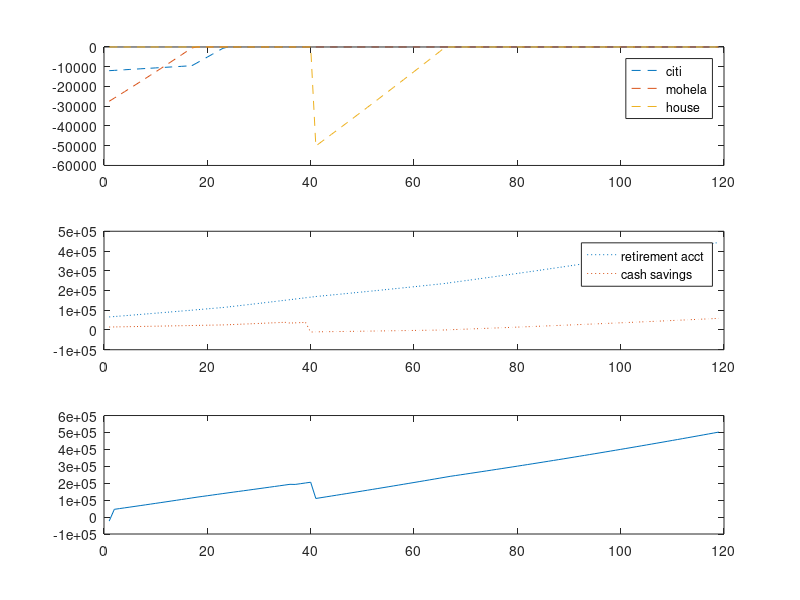

This chart was generated by the following MATLAB code:
clear all

%
% upcoming work: 
% 0. support arbitrary # of loans/assets [XX]
% 1. functionalize/OO the code to clean it up!
% 2. calculate debt payoff timeline
% 3. support adding loans or assets and spending savings @ user-defined
%   time points (e.g. house purchase or inheritance) [XX]
% 4. support payment inflation (due to salary raises)
% 5. support tax-deferred assets, salary tax estimates
% 6. build a gui
%


%% Define your Situation

% FIRE target value:
stopval = 500000;

n = 12; % 12 months in a year... assume all debts are compounded monthly for simplicity
horizon = 6; % maximum number of years you want to pay off any loan


% tables of all assets and liabilities
%
%                FORMAT
% [[    amount1, rate1, startperiod1   ]
%       amount2, rate2, startperiod2   ]
%       ...    , ...  , ...            ]]
%
liab = [-12000, 0.025, 0; -27496, 0.0655, 0; -50000, 0.03, 40];% -1725, 0.08;-5274,0.0655];
liabname = {'citi';'mohela';'house'};
asset = [66000,0.05,0;15000,.0085,0];% [66000,0.06;15000,0.0085];
assetname = {'retirement acct';'cash savings'};

% define any withdrawals or additions to assets in future time periods
%               FORMAT
% [[    amount, asset#, timeperiod    ]]
% 
% where asset# is the asset that will be liquidated to pay it down

withdraws = [-50000, 2, 40;-5000, 2, 36];
% currently allows you to withdraw more than the account value...

% Your cashflow and spending allocation
%       make these time vectors that can be edited by the GUI
%       will require re-evaluating them every time period
cashflow = 4900; % monthly payment you wish to make
invpay = [1800,400]; % set a monthly amount if you want to invest right away instead
            % of placing 100% of available 'payment' into debts.
            % if 0, the program assumes all extra payment goes to debt
            % repayment first.
invdist = [0.55,0.45];

% sanity checks on user input values
if sum(invdist)~=1
    error('investment distribution must = 100%')
end
if length(invpay)~=length(asset(:,1))
    error('must specify a payment amount for each asset')
end

% infinite loop check - is your min payment enough to EVER pay it off?
for i=1:1:length(liab(:,1))
minpay(i) = (-liab(i,1)*(liab(i,2)/n))/(1-(1+liab(i,2)/n)^(-n*horizon));
end
minpaytot = sum(minpay(:));

while cashflow-sum(invpay) < minpaytot
    cashflow = input(['Your cashflow is too small! Increase it to at least ' num2str(ceil(minpaytot)+invpay) ': ']);
end

% allocate the extra money to the right loan
%   right now, assumes "avalanche" paydown method
%   can add functionality for user-input order or snowball if desired
[rates,payorder] = sort(liab(:,2),'descend');

% Initialize while loop
period = 0; % initial time period (month)

% define the current liabilities and assets in the start period and in any
% future periods
for i=1:1:length(liab(:,1,1))
    curliab(i, liab(i,3)+1) = liab(i,1);
end

for i=1:1:length(asset(:,1,1))
    curasset(i,asset(i,3)+1) = asset(i,1);
end

% define your starting networth
networth = sum(curliab(:))+curasset(:);

t=1; % # of periods per cycle of while loop. leave as 1.

% This is the main time-iterating loop
while networth(period+1) < stopval
    
    %% Check for balance updates
    
    
    %% Determine Pay Order and Payment Amounts
    % include final pmt check
    % determine any extra amount of money beyond the minimums
    if cashflow > minpaytot
        extra = cashflow-sum(invpay)-minpaytot;
    else
        extra = 0;
    end
    
    for i=1:1:length(curliab(:,period+1))
        if curliab(payorder(i),period+1) ~= 0
            if extra ~= 0;
                if -curliab(payorder(i),period+1) >= minpay(payorder(i))+extra
                    payment(payorder(i)) = minpay(payorder(i))+extra;
                    extra = 0;
                elseif -curliab(payorder(i),period+1) < minpay(payorder(i))
                    payment(payorder(i)) = -curliab(payorder(i),period+1);
                    extra = extra + (minpay(payorder(i)) - payment(payorder(i)));
                elseif -curliab(payorder(i),period+1) < minpay(payorder(i))+extra
                    payment(payorder(i)) = -curliab(payorder(i),period+1);
                    extra = (extra+minpay(payorder(i)))-(-curliab(payorder(i),period+1));
                else
                    error('out of bounds')
                end
            elseif extra == 0;
                payment(payorder(i)) = minpay(payorder(i));
            else
                error('missed something in the extra payment allocation')
            end
            
        elseif curliab(payorder(i),period+1) == 0
            payment(payorder(i)) = 0;
        else
            error('out of bounds')
        end
        %% Pay and Accumulate
        if length(curliab(payorder(i),:)) >= period+2  % these 2 ifs check if there is a debt/asset
            % change in the next cycle and avoid
            % overwriting it!
            if curliab(payorder(i),period+2) == 0
                curliab(payorder(i),period+2) = curliab(payorder(i),period+1) + payment(payorder(i));
            else
                curliab(payorder(i),period+2) = curliab(payorder(i),period+2) + payment(payorder(i));
            end
        else
            curliab(payorder(i),period+2) = curliab(payorder(i),period+1) + payment(payorder(i));
        end
        curliab(payorder(i),period+2) = curliab(payorder(i),period+2)*(1+rates(i)/n)^t;
        
    end
    
    for i=1:1:length(curasset(:,1))
        % check if any withdrawals hit this period
        for j=1:1:length(withdraws(:,1))
            if i==withdraws(j,2) && period+1 == withdraws(j,3)
                    % if so, update the asset value
                    curasset(i,period+1) = curasset(i,period+1) + withdraws(j,1);
            end
        end
        
        % apply payments & appreciation
        curasset(i,period+2) = curasset(i,period+1) + invpay(i) + extra*invdist(i);
        curasset(i,period+2) = curasset(i,period+2)*(1+asset(1,2)/n)^t;
    end
    
    %% calculate networth
    
    networth(period+2) = sum(curliab(:,period+2))+sum(curasset(:,period+2));
    
    %% increment time
    period = period+1;
    
end

%% Results Plotting

disp(['It will take you ' num2str(period) ' months or ' num2str(period/n) ' years to finish.'])

subplot(3,1,1)
for i=1:1:length(curliab(:,period+1))
    plot(curliab(i,:),'LineStyle','--')
    hold on
    legend(liabname)
end
subplot(3,1,2)
for i=1:1:length(curasset(:,period+1))
plot(curasset(i,:),'LineStyle',':')
hold on
legend(assetname)
end
subplot(3,1,3)
plot(networth,'LineStyle','-')